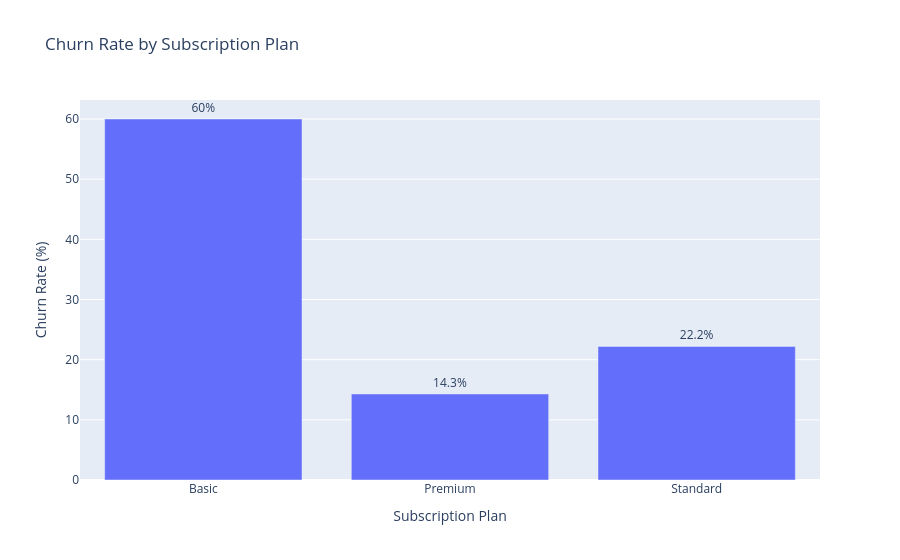

The code cell stored with this chart in its notebook:
### Code cell
# Compare churn rates across subscription plans
fig = px.bar(
    plan_churn.reset_index(),
    x="plan_type",
    y="churn_rate",
    text="churn_rate",
    title="Churn Rate by Subscription Plan",
    labels={
        "plan_type": "Subscription Plan",
        "churn_rate": "Churn Rate (%)"
    },
    hover_data=["customers", "churned_customers"]
)

fig.update_traces(
    texttemplate="%{text}%",
    textposition="outside"
)

fig.update_layout(
    xaxis_title="Subscription Plan",
    yaxis_title="Churn Rate (%)"
)

fig.show()

### Figure 1 — Plotly figure (JSON) as saved in the notebook; plotly's stock layout.template omitted (floating-point values rounded to 4 significant figures)
{"data": [{"customdata": [[5, 3], [7, 1], [9, 2]], "hovertemplate": "Subscription Plan=%{x}<br>Churn Rate (%)=%{text}<br>customers=%{customdata[0]}<br>churned_customers=%{customdata[1]}<extra></extra>", "legendgroup": "", "marker": {"color": "#636efa", "pattern": {"shape": ""}}, "name": "", "orientation": "v", "showlegend": false, "text": [60.0, 14.3, 22.2], "textposition": "outside", "texttemplate": "%{text}%", "type": "bar", "x": ["Basic", "Premium", "Standard"], "xaxis": "x", "y": [60.0, 14.3, 22.2], "yaxis": "y"}], "layout": {"barmode": "relative", "legend": {"tracegroupgap": 0}, "title": {"text": "Churn Rate by Subscription Plan"}, "xaxis": {"anchor": "y", "domain": [0, 1], "title": {"text": "Subscription Plan"}}, "yaxis": {"anchor": "x", "domain": [0, 1], "title": {"text": "Churn Rate (%)"}}}}
